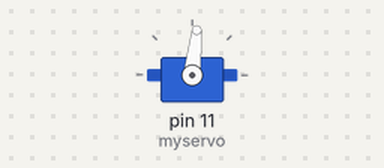
Simulated run of this sketch. Board: Arduino Uno, built with avr-gcc and run on an emulated ATmega328P. On the bench: servo.

Above: at 2.05 s.
At 2.2 s:
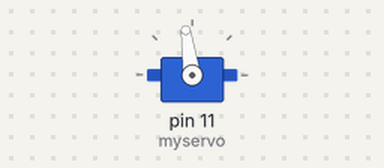
At 2.4 s:
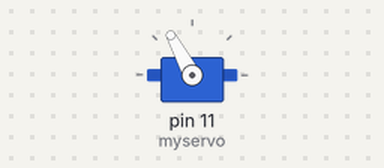
At 2.8 s:
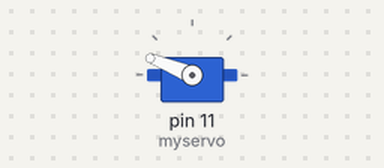
Timing chart, 0 to 5.0 s (numbered marks = the images above):
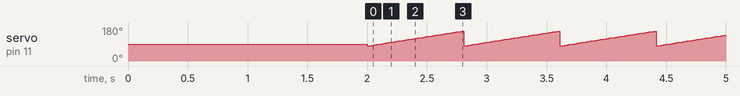

The sketch:

servo_motor_lite.ino
```cpp
#include <Servo.h>

Servo myservo;

void setup() {
  myservo.attach(11);  // attaches the servo on pin 9 to the servo object
delay(2000);
}

void loop() {
  for (int i=80; i<160; i++ ){
    //myservo1.write(i);
    myservo.write(i);
    delay(10); }

  for (int i=80; i>160; i-- ){
   // myservo1.write(i);
    myservo.write(i);
    delay(10); }


}
```
